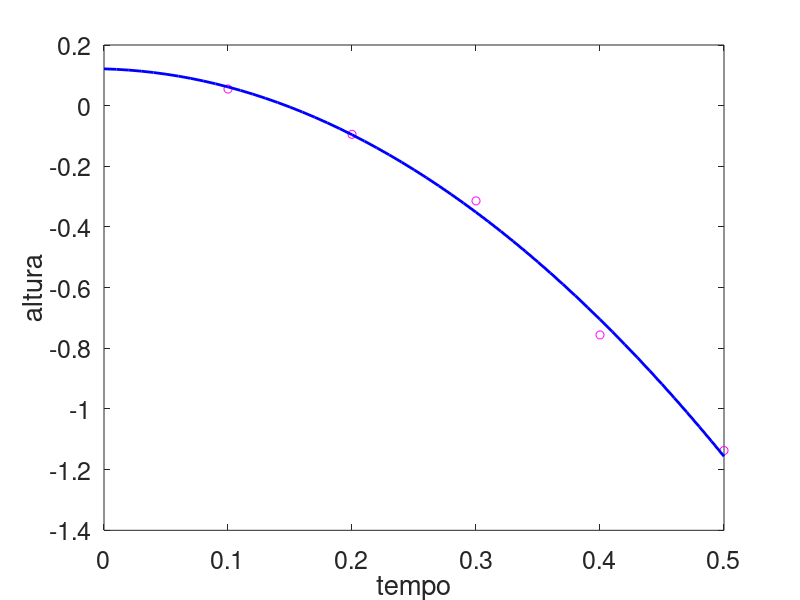

Reproduce this figure in MATLAB.
clc
clear

  time = [0.1 0.2 0.3 0.4 0.5];
height = [5.49 -9.45 -31.39 -75.59 -113.69]*1e-2;

A = [0.5*time.^2; time; ones(size(time))]';
b = height';
x = A\b;

xfit = 0:0.01:0.5; 
yfit = 0.5*x(1)*xfit.^2 + x(2)*xfit + x(3);

plot(time,height,'om',xfit,yfit,'-b','LineWidth',2);
xlabel('tempo')
ylabel('altura')
set(gca,'FontSize',18);